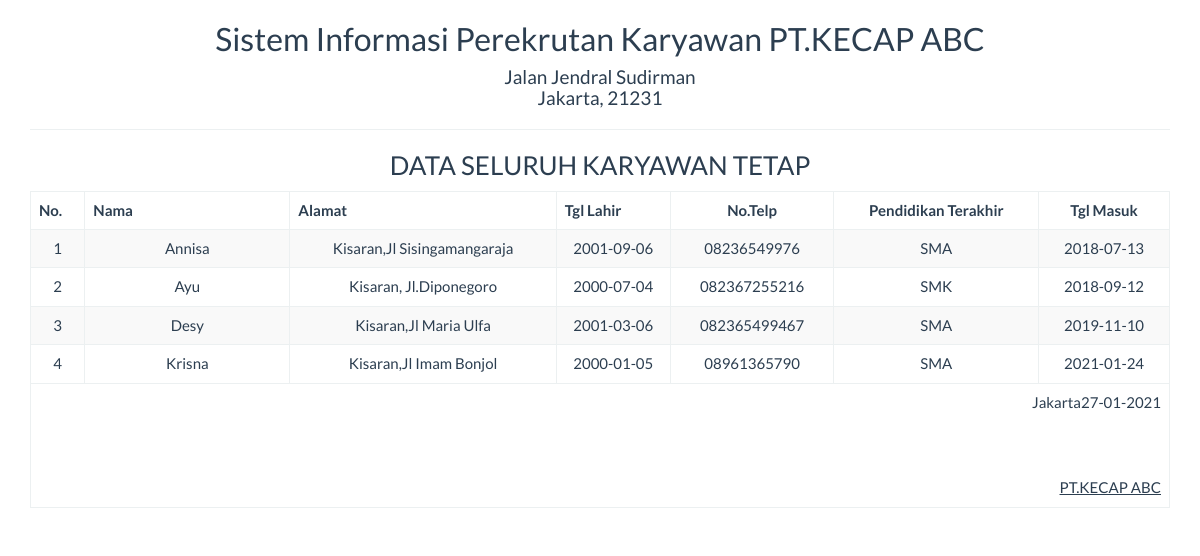
Screenshot of /report/karyawan_semua.php with the database file from the repository.
### tables this page shows
CREATE TABLE `tb_karyawan` (
  `id` int(5) NOT NULL,
  `nama` varchar(50) NOT NULL,
  `alamat` varchar(50) NOT NULL,
  `tgl_lahir` date NOT NULL,
  `no_telp` varchar(50) NOT NULL,
  `p_terakhir` varchar(50) NOT NULL,
  `tgl_masuk` date NOT NULL
);

### report/karyawan_semua.php (the view, shortened to what this page needs)
<!DOCTYPE html>
<html>
    <head>
        <link href="../Assets/css/bootstrap.min.css" rel="stylesheet" type="text/css"/>
    </head>
    <body onload="print()">
        <?php
        include '../config/koneksi.php';
        ?>
        <div class="container">
            <div class='row'>
                <div class="col-sm-12">
                    <div class="text-center">
                        <h2>Sistem Informasi Perekrutan Karyawan PT.KECAP ABC</h2>
                        <h4>Jalan Jendral Sudirman <br> Jakarta, 21231</h4>
                        <hr>
                        <h3>DATA SELURUH KARYAWAN TETAP</h3>
                        <table class="table table-bordered table-striped table-hover">
                        <tbody>
                                <thead>
                                <tr>
                                    <th>No.</th>
                                    <th width="18%">Nama</th>
                                    <th>Alamat</th>
                                    <th width="10%">Tgl Lahir</th>
                                    <th><center>No.Telp</center></th>
                                    <th><center>Pendidikan Terakhir</center></th>
                                    <th><center>Tgl Masuk</center></th>
                                </tr>
                                </thead>
                            <tbody>
                            <?php
                            $sql = "SELECT * FROM tb_karyawan";
                            $query = mysqli_query($koneksi, $sql) or die("SQL Anda Salah");
                            $nomor = 0;
                            while ($data = mysqli_fetch_array($query)) {
                                $nomor++;
                                ?>
                                <tr>
                                    <td><?= $nomor ?></td>
                                    <td><?= $data['nama'] ?></td>
                                    <td><?= $data['alamat'] ?></td>
                                    <td><?= $data['tgl_lahir'] ?></td>
                                    <td><?= $data['no_telp'] ?></td>
                                    <td><?= $data['p_terakhir'] ?></td>
                                    <td><?= $data['tgl_masuk'] ?></td>
                                </tr>
                            <?php } ?>
                            </tbody>
                        </tbody>
                            <tfoot>
                                <tr>
                                    <td colspan="8" class="text-right">
                                       Jakarta<?= date("d-m-Y") ?>
                                        <br><br><br><br>
                                        <u>PT.KECAP ABC<strong></u><br>
                                    </td>
                                </tr>
                            </tfoot>
                        </table>
                    </div>
                </div>
            </div>
    </body>
</html>

### rows the page displays
tb_karyawan: nama "Annisa", alamat "Kisaran,Jl Sisingamangaraja", tgl_lahir "2001-09-06", no_telp "08236549976", p_terakhir "SMA", tgl_masuk "2018-07-13"
tb_karyawan: nama "Ayu", alamat "Kisaran, Jl.Diponegoro", tgl_lahir "2000-07-04", no_telp "082367255216", p_terakhir "SMK", tgl_masuk "2018-09-12"
tb_karyawan: nama "Desy", alamat "Kisaran,Jl Maria Ulfa", tgl_lahir "2001-03-06", no_telp "082365499467", p_terakhir "SMA", tgl_masuk "2019-11-10"
tb_karyawan: nama "Krisna", alamat "Kisaran,Jl Imam Bonjol", tgl_lahir "2000-01-05", no_telp "08961365790", p_terakhir "SMA", tgl_masuk "2021-01-24"
